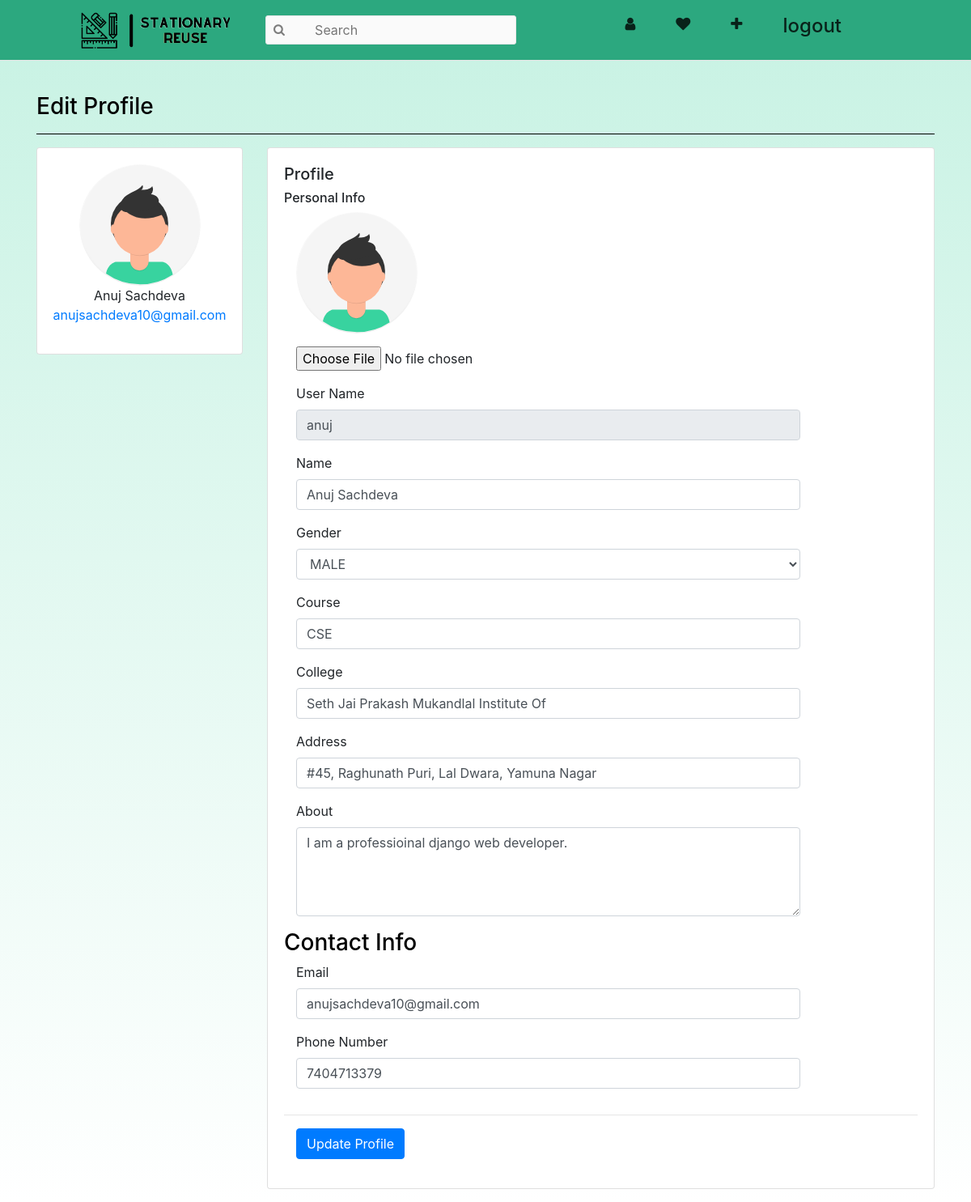
The page /profile/anuj/editprofile/ (signed in) on the database its author committed.
### myapp/models.py (models this page shows, shortened)
class UserInfoModel(models.Model):
    user = models.OneToOneField(User, on_delete=models.CASCADE)
    profile_pic = models.ImageField(upload_to="photos/userprofilepics", blank=True)
    description = models.CharField(max_length=250, blank=True)
    phone_number = models.PositiveSmallIntegerField(null=True)
    college = models.CharField(max_length=40, blank=True)
    branch = models.CharField(max_length=40, blank=True)
    address = models.CharField(max_length=50, blank=True)
    gender = models.CharField(max_length=10, default="", blank=True, null=True)

### myapp/views.py (the view)
# urls.py: path('<str:username>/editprofile/', views.UserEditProfileView, name="edit_profile")
@login_required
def UserEditProfileView(request, username):
    user = User.objects.get(username=username)
    info = UserInfoModel.objects.get(user=user)
    if request.method == "POST":
        name = str(request.POST.get("name"))
        if " " in name:
            user.first_name, user.last_name = name.split(" ")
        else:
            user.first_name = name
            user.last_name = ""
        user.email = request.POST.get("email")
        info.gender = request.POST.get("gender")
        info.college = request.POST.get("college")
        info.branch = request.POST.get("course")
        info.description = request.POST.get("description")
        info.phone_number = request.POST.get("phone_number")
        info.address = request.POST.get("address")
        if "profile_pic" in request.FILES:
            info.profile_pic = request.FILES.get("profile_pic")
        user.save()
        info.save()
        return HttpResponseRedirect(reverse("user:profile", kwargs={"username":username}))
    else:
        var_dict = {"user":user, "info":info}
        return render(request, "myapp/edit_profile.html", context=var_dict)

### templates/myapp/edit_profile.html (shortened to what this page needs)
{% load static %}
<html>
    <head>
        <link rel="stylesheet" href="https://cdn.jsdelivr.net/npm/bootstrap@4.5.3/dist/css/bootstrap.min.css">
        <link rel="stylesheet" href="https://maxcdn.bootstrapcdn.com/font-awesome/4.7.0/css/font-awesome.min.css">
        <link rel="stylesheet" href="https://cdn.jsdelivr.net/npm/bootstrap@4.5.3/dist/css/bootstrap.min.css">
        <link rel="stylesheet" href="{% static "myapp/css/edit_profile.css" %}">
        <link rel="stylesheet" href="{% static "myapp/css/navigation.css" %}">
        <link rel="stylesheet" href="{% static "myapp/css/footer.css" %}">
    </head>
    <body>
        <nav class="navigation">
            <div class="navigation__column">
                <a href="{% url "home" %}">
                    <img src="{% static "myapp/images/logo.png" %}" />
                </a>
            </div>
            <div class="navigation__column">
                <i class="fa fa-search"></i>
                <input type="text" placeholder="Search">
            </div>
            <div class="navigation__column">
                <ul class="navigations__links">
                    {% if user.is_authenticated %}
                        <li class="navigation__list-item">
                            <a href="{% url "user:profile" username=user.username %}" class="navigation__link">
                                <i class="fa fa-user"></i>
                            </a>
                        </li>
                        <li class="navigation__list-item">
                            <a href="favouriteads.html" class="navigation__link">
                                <i class="fa fa-heart"></i>
                            </a>
                        </li>
                        <li class="navigation__list-item">
                            <a href="{% url "postad" username=user.username %}" class="navigation__link">
                                <i class="fa fa-plus"></i>
                            </a>
                        </li>
                        <li class="navigation__list-item">
                            <a href="{% url "user_logout" %}" class="navigation__link">
                                <h4>logout</h4>
                            </a>
                        </li>
                    {% endif %}
                </ul>
            </div>
        </nav>
        <div class="main-body">
            <div class="container">
                <div class="row">
                    <div class="col-12">
                        <h3>Edit Profile</h3>
                        <hr color="black">
                    </div>
                </div>
                <div class="row gutters-sm">
                  <div class="col-md-3 mb-3">
                    <div class="card">
                      <div class="card-body">
                        <div class="d-flex flex-column align-items-center text-center">
                            <div class="user-info">
                                {% if info.profile_pic %}
                                    <img src="{{info.profile_pic.url}}" alt="Admin" class="rounded-circle" width="150">
                                {% else %}
                                    <img src="{% static "myapp/images/avatar.svg" %}" alt="Admin" class="rounded-circle" width="150">
                                {% endif %}
                                <ul class="meta list list-unstyled">
                                    <li class="name">{{user.get_full_name}}
                                    </li>
                                    <li class="email"><a href="#">{{user.email}}</a></li>
                                </ul>
                            </div>
                          </div>
                        </div>
                      </div>
                    </div>
                  <div class="col-md-9">
                    <div class="card mb-3">
                      <div class="card-body">
                            <div class="content-panel">
                                <h5 class="title">Profile</h5>
                                <form class="form-horizontal" method="POST" enctype="multipart/form-data">
                                    <fieldset class="fieldset">
                                        <h6 class="fieldset-title">Personal Info</h6>
                                        <div class="form-group avatar">
                                            <figure class="figure col-md-2 col-sm-3 col-xs-12">
                                                {% if info.profile_pic %}
                                                    <img src="{{info.profile_pic.url}}" alt="Admin" class="rounded-circle" width="150">
                                                {% else %}
                                                    <img src="{% static "myapp/images/avatar.svg" %}" alt="Admin" class="rounded-circle" width="150">
                                                {% endif %}
                                            </figure>
                                            <div class="form-inline col-md-10 col-sm-9 col-xs-12">
                                                <input type="file" class="file-uploader pull-left" name="profile_pic">
                                            </div>
                                        </div>
                                        <div class="form-group">
                                            <label class="col-md-2 col-sm-3 col-xs-12 control-label">User Name</label>
                                            <div class="col-md-10 col-sm-9 col-xs-12">
                                                <input type="text" class="form-control" value="{{user.username}}" name="" disabled>
                                            </div>
                                        </div>
                                        <div class="form-group">
                                            <label class="col-md-2 col-sm-3 col-xs-12 control-label">Name</label>
                                            <div class="col-md-10 col-sm-9 col-xs-12">
                                                <input type="text" class="form-control" value="{{user.get_full_name}}" name="name" required>
                                            </div>
                                        </div>
                                        <div class="form-group">
                                            <label class="col-md-2 col-sm-3 col-xs-12 control-label">Gender</label>
                                            <div class="col-md-10 col-sm-9 col-xs-12">
                                                <select class="form-control" name="gender" >
                                                    <option value="{{info.gender}}" selected>{{info.gender|upper}}</option>
                                                </select>
                                            </div>
                                        </div>
                                        <div class="form-group">
                                            <label class="col-md-2 col-sm-3 col-xs-12 control-label">Course</label>
                                            <div class="col-md-10 col-sm-9 col-xs-12">
                                                <input type="text" class="form-control" value="{{info.branch|upper}}" name="course">
                                            </div>
                                        </div>
                                        <div class="form-group">
                                            <label class="col-md-2 col-sm-3 col-xs-12 control-label">College</label>
                                            <div class="col-md-10 col-sm-9 col-xs-12">
                                                <input type="text" class="form-control" value="{{info.college|title}}" name="college">
                                            </div>
                                        </div>
                                        <div class="form-group">
                                            <label class="col-md-2 col-sm-3 col-xs-12 control-label">Address</label>
                                            <div class="col-md-10 col-sm-9 col-xs-12">
                                                <input type="text" class="form-control" value="{{info.address|title}}" name="address">
                                            </div>
                                        </div>
                                        <div class="form-group">
                                            <label class="col-md-2 col-sm-3 col-xs-12 control-label">About</label>
                                            <div class="col-md-10 col-sm-9 col-xs-12">
                                            <textarea class="form-control" cols="50" rows="4" name="description">{{info.description|safe|linebreaksbr}}</textarea>
                                        </div>
                                    </fieldset>
                                    <fieldset class="fieldset">
                                        <h3 class="fieldset-title">Contact Info</h3>
                                        <div class="form-group">
                                            <label class="col-md-2  col-sm-3 col-xs-12 control-label">Email</label>
                                            <div class="col-md-10 col-sm-9 col-xs-12">
                                                <input type="email" class="form-control" value="{{user.email}}" name="email" required>
                                            </div>
                                        </div>
                                        <div class="form-group">
                                            <label class="col-md-3  col-sm-3 col-xs-12 control-label">Phone Number</label>
                                            <div class="col-md-10 col-sm-9 col-xs-12">
                                                <input type="number" class="form-control" value="{{info.phone_number}}" name="phone_number" required>
                                            </div>
                                        </div>
                                    </fieldset>
                                <hr>
                                <div class="form-group">
                                    <div class="col-md-10 col-sm-9 col-xs-12 col-md-push-2 col-sm-push-3 col-xs-push-0">
                                        <input class="btn btn-primary" type="submit" value="Update Profile">
                                    </div>
                                </div>
                                </form>
                            </div>
                        </div>
                    </div>
                </div>
            </div>
            </div>
        </div>
    </body>
</html><link href="https://maxcdn.bootstrapcdn.com/font-awesome/4.3.0/css/font-awesome.min.css" rel="stylesheet">

### static/myapp/css/edit_profile.css (style rules this page uses)
body { background-color: #c7f2e3; background-image: linear-gradient(to top, #FFFFFF, #c7f2e3); }
h3 { color: black; }

### static/myapp/css/navigation.css (style rules this page uses)
.navigation { height: 75px; background-color: #2ca87f; border-bottom: 1px solid #e6e6e6; display: flex; align-items: center; justify-content: space-between; padding: 0 100px; margin-bottom: 40px; }
.navigation .navigation__column:first-child img { height: 45px; }
.navigation .navigations__links { display: flex; padding: 50px; list-style-type: none; }
.navigation .navigation__list-item { margin-left: 30px; margin-top: 15px; padding: 0 10px; opacity: 0; animation: slideNavLink 0.5s ease-out forwards; }
.navigation .navigation__list-item:nth-child(2) { animation-delay: 0.2s; }
.navigation .navigation__list-item:last-child { animation-delay: 0.3s; }
.navigation__link { color: rgba(0, 0, 0, 0.8); font-size: 18px; }
.navigation__column input { padding: 5px 0; padding-left: 60px; border: 0; border: 1px solid #e6e6e6; border-radius: 3px; background: #fafafa; font-size: 16px; }
.navigation__column { position: relative; }
.navigation__column .fa-search { position: absolute; top: 10px; left: 10px; color: rgba(0, 0, 0, 0.5); font-size: 15px; }

### static/myapp/css/footer.css (style rules this page uses)
body { margin: 0; padding: 0; }

### rows shown on the page
UserInfoModel: gender "MALE", course "CSE", college "Seth Jai Prakash Mukandlal Institute Of", address "#45, Raghunath Puri, Lal Dwara, Yamuna Nagar", description "I am a professioinal django web developer.", phone_number "7404713379"

### other values the page prints
{{ user.get_full_name }} "Anuj Sachdeva"
{{ user.email }} "anujsachdeva10@gmail.com"
